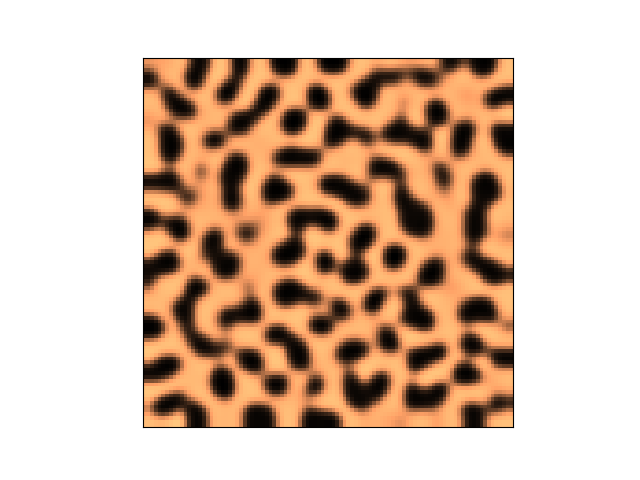

Write the Python code that produced this figure.
import tensorflow as tf 
import numpy as np 
import matplotlib.pyplot as plt 

## TODO: Absorption Boundary Condition

def make_kernel(a):
    a = np.asarray(a)
    a = a.reshape(list(a.shape) + [1,1])
    return tf.constant(a,dtype=1)

def simple_conv(x,k):
    x = tf.expand_dims(tf.expand_dims(x,0),-1)
    y = tf.nn.depthwise_conv2d(x,k,[1,1,1,1],padding='SAME')
    return y[0,:,:,0]

def laplace(x):
    laplace_k = make_kernel([[0.0,1.0,0.0],
                            [1.0,-4.0,1.0],
                            [0.0,1.0,0.0]])
    return simple_conv(x, laplace_k)

a0 = 2.8e-4
b0 = 5e-3
tau0 = 0.1
k0 = -0.005
sess = tf.InteractiveSession()

N = 100
dx0 = 2.0/N 
T0 = 10.0
dt0 = 0.9*dx0**2/2
n = int(T0/dt0)

U_init = np.random.random((N,N)).astype('float32')
V_init =  np.random.random((N,N)).astype('float32')

#plt.figure()
#plt.imshow(field0)

dt = tf.placeholder(tf.float32,shape=())
k = tf.placeholder(tf.float32,shape=())
a = tf.placeholder(tf.float32,shape=())
b = tf.placeholder(tf.float32,shape=())
tau = tf.placeholder(tf.float32,shape=())
dx = tf.placeholder(tf.float32,shape=())

U = tf.Variable(U_init)
V = tf.Variable(V_init)

U_ = U + dt*(a*laplace(U)/dx/dx + U - U*U*U - V + k)
V_ = V + dt*(b*laplace(V)/dx/dx + U - V)/tau

step = tf.group(
    # Core
    U[1:-1,1:-1].assign(U_[1:-1,1:-1]),
    V[1:-1,1:-1].assign(V_[1:-1,1:-1]),
    # Boundary
    U[0,:].assign(U[1,:]),
    U[-1,:].assign(U[-2,:]),
    U[:,0].assign(U[:,1]),
    U[:,-1].assign(U[:,-2]),

    V[0,:].assign(V[1,:]),
    V[-1,:].assign(V[-2,:]),
    V[:,0].assign(V[:,1]),
    V[:,-1].assign(V[:,-2])
)

tf.initialize_all_variables().run()

print('Starting... with steps {n}'.format(n=n))

for i in range(n):
    step.run({a:a0,b:b0,tau:tau0,k:k0,dt:dt0,dx:dx0})

    if i%1000==0:
        print('Complete:{:.2f}%...'.format(i/n*100))

plt.imshow(U.eval(), cmap=plt.cm.copper, extent=[-1,1,-1,1])
plt.xticks([])
plt.yticks([])

plt.show()
